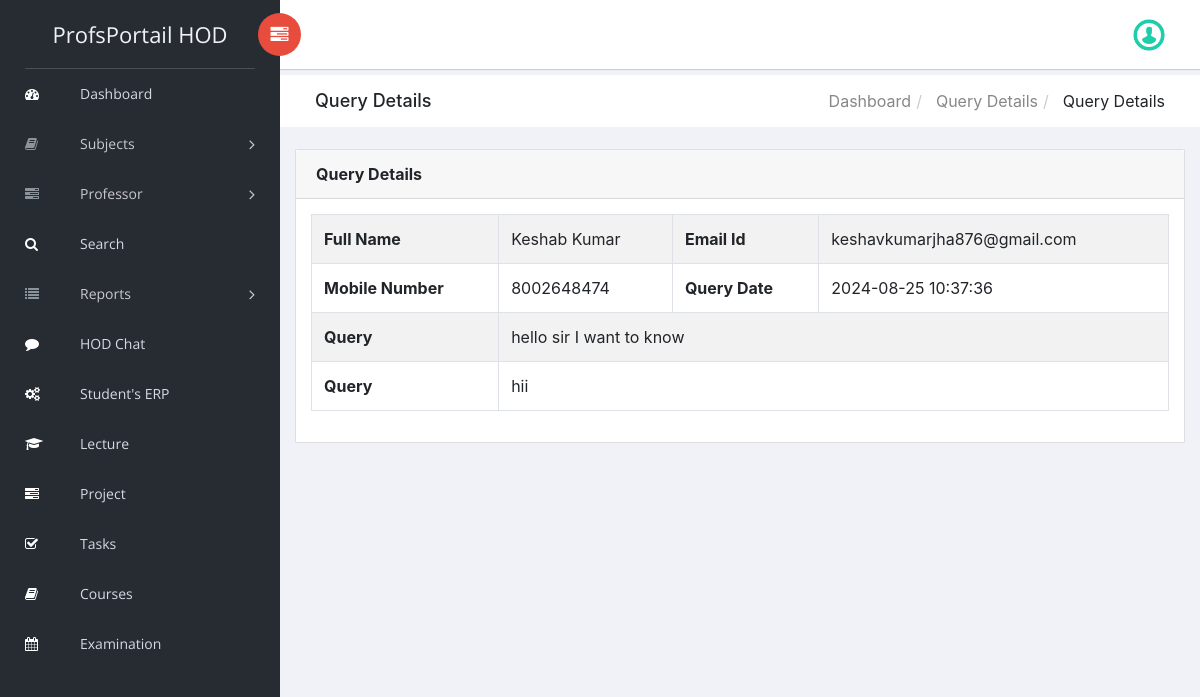
The app's page /HOD/query-details.php?qid=6 (signed in) with its own data.
### tables this page shows
CREATE TABLE `tblquery` (
  `id` int(11) NOT NULL,
  `teacherId` int(11) DEFAULT NULL,
  `fName` varchar(200) DEFAULT NULL,
  `emailId` varchar(200) DEFAULT NULL,
  `mobileNumber` bigint(10) DEFAULT NULL,
  `Query` mediumtext DEFAULT NULL,
  `queryDate` timestamp NULL DEFAULT current_timestamp(),
  `teacherNote` mediumtext DEFAULT NULL
);

### HOD/query-details.php (the view, shortened to what this page needs)
<?php
include('includes/dbconnection.php');
if (strlen($_SESSION['trmsaid']==0)) {
  header('location:logout.php');
  } else{
  ?>
<!doctype html>
<html class="no-js" lang="en">
<head>
    <link rel="stylesheet" href="../vendors/bootstrap/dist/css/bootstrap.min.css">
    <link rel="stylesheet" href="../vendors/font-awesome/css/font-awesome.min.css">
    <link rel="stylesheet" href="../vendors/themify-icons/css/themify-icons.css">
    <link rel="stylesheet" href="../vendors/flag-icon-css/css/flag-icon.min.css">
    <link rel="stylesheet" href="../vendors/selectFX/css/cs-skin-elastic.css">
    <link rel="stylesheet" href="../assets/css/style.css">
</head>
<body>
    <?php include_once('includes/sidebar.php');?>
    <div id="right-panel" class="right-panel">
        <?php include_once('includes/header.php');?>
        <div class="breadcrumbs">
            <div class="col-sm-4">
                <div class="page-header float-left">
                    <div class="page-title">
                        <h1>Query Details</h1>
                    </div>
                </div>
            </div>
            <div class="col-sm-8">
                <div class="page-header float-right">
                    <div class="page-title">
                        <ol class="breadcrumb text-right">
                            <li><a href="dashboard.php">Dashboard</a></li>
                            <li><a href="manage-Professor.php"> Query Details</a></li>
                            <li class="active"> Query Details</li>
                        </ol>
                    </div>
                </div>
            </div>
        </div>
        <div class="content mt-3">
            <div class="animated fadeIn">
                <div class="row">
                    <div class="col-lg-12">
                        <div class="card">
                            <div class="card-header">
                                <strong class="card-title"> Query Details</strong>
                            </div>
                            <div class="card-body">
                                <table id="dtBasicExample" class="table table-striped table-bordered">
<?php
$qid=intval($_GET['qid']);
$sql="SELECT * from tblquery where  id='$qid'";
$query = $dbh -> prepare($sql);
$query->execute();
$results=$query->fetchAll(PDO::FETCH_OBJ);
$cnt=1;
if($query->rowCount() > 0)
{
foreach($results as $row)
{               ?>
                <tr>
               <th>Full Name</th>
            <td><?php  echo htmlentities($row->fName);?></td>
            <th>Email Id</th>
                  <td><?php  echo htmlentities($row->emailId);?></td>
              </tr>
              <tr>
                <th>Mobile Number</th>
                   <td><?php  echo htmlentities($row->mobileNumber);?></td>
                   <th>Query Date</th>
                  <td><?php  echo htmlentities($row->queryDate);?></td>
              </tr>
<tr>
    <th>Query</th>
     <td colspan="3"><?php  echo htmlentities($row->Query);?></td>
</tr>
<tr>
    <th>Query</th>
     <td colspan="3"><?php  echo htmlentities($row->teacherNote);?></td>
</tr>
               <?php $cnt=$cnt+1;}} ?>
                                </table>
                            </div>
                        </div>
                    </div>
                </div>
            </div>
        </div>
    </div>
</body>
</html>
<?php }  ?>

### records on screen
tblquery: fName "Keshab Kumar", emailId "keshavkumarjha876@gmail.com", mobileNumber "8002648474", queryDate "2024-08-25 10:37:36", Query "hello sir I want to know", teacherNote "hii"
